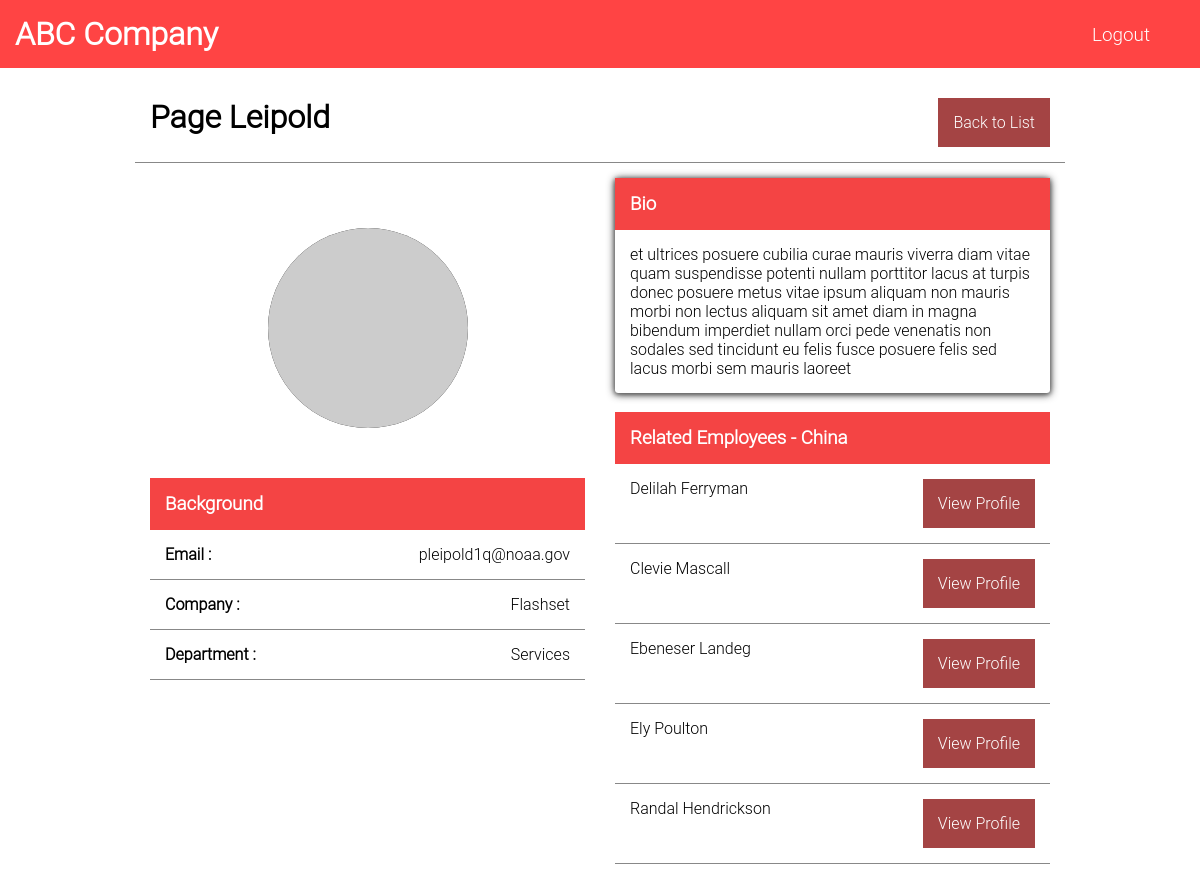
Page /profile.php?id=63 on the committed database.
### tables this page shows
create table mock_data (
	id INT,
	full_name VARCHAR(50),
	email VARCHAR(50),
	avatar VARCHAR(50),
	company VARCHAR(50),
	department VARCHAR(50),
	bio TEXT,
	country VARCHAR(50)
);

### profile.php (the view)
<?php
    include './config.php';
    $id = $_GET['id'];
    $sql = "SELECT * FROM mock_data WHERE id=:id";
    $stmt = $conn->prepare($sql);
    $stmt -> bindParam(":id", $id);
    if($stmt->execute()){
        $employee = $stmt->fetch(PDO::FETCH_OBJ);
    }
    $sql = "SELECT * FROM mock_data WHERE country IN (:country) LIMIT 5";
    $stmt = $conn->prepare($sql);
    $stmt -> bindParam(":country", $employee->country);
    if($stmt->execute()){
        $rel_employees = $stmt->fetchAll(PDO::FETCH_OBJ);
    }
?>
<?php include './views/header.php' ?>
<div class="container">
    <div class="row">
    <li>
        <h1><?php echo $employee->full_name ?></h1>
        <a href="./main.php">Back to List</a>
    </li>
        <div class="col">
            <figure>
                <img src="<?php echo $employee->avatar?>">
            </figure>
            <h3>Background</h3>
            <ul>
                <li><b>Email :</b><?php echo $employee->email ?></li>
                <li><b>Company :</b><?php echo $employee->company ?></li>
                <li><b>Department :</b><?php echo $employee->department ?></li>
            </ul>
        </div>
        <div class="col">
            <div class="card">
                <h3>Bio</h3>
                <p><?php echo $employee->bio ?></p>
            </div>
            <br>
            <div>
                <h3>Related Employees - <?php echo $employee->country ?></h3>
                <ul class="employees">
                    <?php foreach($rel_employees as $rel_employee): ?>
                        <li>
                            <?php echo $rel_employee->full_name ?>
                            <a href="./profile.php?id=<?php echo $rel_employee->id ?>">View Profile</a>
                        </li>
                    <?php endforeach ?>
                </ul>
            </div>
        </div>
    </div>
</div>
<?php include './views/footer.php' ?>

### public/css/style1.css (style rules this page uses)
* { padding:0; margin:0; font-family: Roboto Light; box-sizing: border-box; }
.container { max-width: 960px; margin: auto; }
.row::after { clear: both; content: ""; }
.col { float: left; width:50%; }
figure img { height: 200px; width:200px }
.card { box-shadow: 0px 1px 4px #666, 0px 1px 8px #222; border-radius: 3px; }
h3 { background: #f44444; color: #fff; padding: 15px; }
.card p { padding: 15px; }
ul { list-style: none; }
li { padding:15px; border-bottom: 1px solid #888; }
.col { padding:15px; }
.btn, a { text-decoration: none; color: #fff; padding: 15px; background: #a44444; }
li { display:flex; justify-content: space-between }
figure img { background: #111; border-radius: 50%; }
.row { padding: 15px; }
figure { display: flex; align-items: center; justify-content: center; height: 300px; }

### rows in the picture
mock_data: full_name "Page Leipold", email "pleipold1q@noaa.gov", company "Flashset", department "Services", bio "et ultrices posuere cubilia curae mauris viverra diam vitae quam suspendisse potenti nullam porttitor lacus at turpis donec posuere metus vitae ipsum aliquam non mauris morbi non lectus aliquam sit amet diam in magna bibendum imperdiet nullam orci pede venenatis non sodales sed tincidunt eu felis fusce posuere felis sed lacus morbi sem mauris laoreet", country "China"
mock_data: full_name "Delilah Ferryman"
mock_data: full_name "Clevie Mascall"
mock_data: full_name "Ebeneser Landeg"
mock_data: full_name "Ely Poulton"
mock_data: full_name "Randal Hendrickson"
